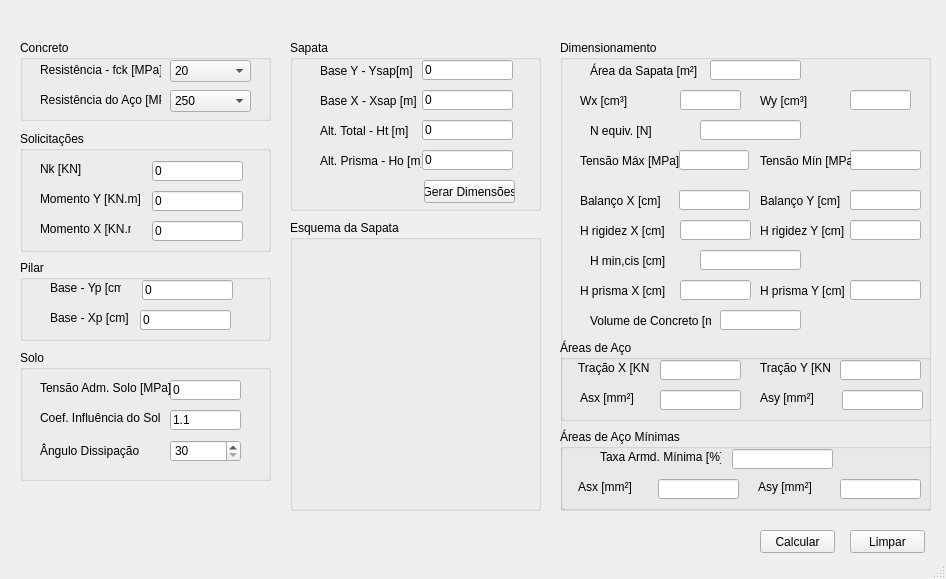
<?xml version="1.0" encoding="UTF-8"?>
<ui version="4.0">
 <class>MainWindow</class>
 <widget class="QMainWindow" name="MainWindow">
  <property name="geometry">
   <rect>
    <x>0</x>
    <y>0</y>
    <width>946</width>
    <height>579</height>
   </rect>
  </property>
  <property name="windowTitle">
   <string>MainWindow</string>
  </property>
  <widget class="QWidget" name="centralwidget">
   <widget class="QGroupBox" name="groupBox">
    <property name="geometry">
     <rect>
      <x>20</x>
      <y>40</y>
      <width>251</width>
      <height>81</height>
     </rect>
    </property>
    <property name="title">
     <string>Concreto</string>
    </property>
    <widget class="QLabel" name="label">
     <property name="geometry">
      <rect>
       <x>20</x>
       <y>20</y>
       <width>121</width>
       <height>20</height>
      </rect>
     </property>
     <property name="text">
      <string>Resistência - fck [MPa]</string>
     </property>
    </widget>
    <widget class="QComboBox" name="comboBox">
     <property name="geometry">
      <rect>
       <x>150</x>
       <y>20</y>
       <width>81</width>
       <height>22</height>
      </rect>
     </property>
     <item>
      <property name="text">
       <string>20</string>
      </property>
     </item>
     <item>
      <property name="text">
       <string>25</string>
      </property>
     </item>
     <item>
      <property name="text">
       <string>30</string>
      </property>
     </item>
     <item>
      <property name="text">
       <string>35</string>
      </property>
     </item>
     <item>
      <property name="text">
       <string>40</string>
      </property>
     </item>
     <item>
      <property name="text">
       <string>45</string>
      </property>
     </item>
     <item>
      <property name="text">
       <string>50</string>
      </property>
     </item>
    </widget>
    <widget class="QComboBox" name="comboBox_2">
     <property name="geometry">
      <rect>
       <x>150</x>
       <y>50</y>
       <width>81</width>
       <height>22</height>
      </rect>
     </property>
     <item>
      <property name="text">
       <string>250</string>
      </property>
     </item>
     <item>
      <property name="text">
       <string>500</string>
      </property>
     </item>
     <item>
      <property name="text">
       <string>600</string>
      </property>
     </item>
    </widget>
    <widget class="QLabel" name="label_2">
     <property name="geometry">
      <rect>
       <x>20</x>
       <y>50</y>
       <width>121</width>
       <height>20</height>
      </rect>
     </property>
     <property name="text">
      <string>Resistência do Aço [MPa]</string>
     </property>
    </widget>
   </widget>
   <widget class="QGroupBox" name="groupBox_3">
    <property name="geometry">
     <rect>
      <x>20</x>
      <y>131</y>
      <width>251</width>
      <height>121</height>
     </rect>
    </property>
    <property name="title">
     <string>Solicitações</string>
    </property>
    <widget class="QLabel" name="label_7">
     <property name="geometry">
      <rect>
       <x>20</x>
       <y>30</y>
       <width>101</width>
       <height>16</height>
      </rect>
     </property>
     <property name="text">
      <string>Nk [KN]</string>
     </property>
    </widget>
    <widget class="QLineEdit" name="lineEdit_3">
     <property name="geometry">
      <rect>
       <x>132</x>
       <y>30</y>
       <width>91</width>
       <height>20</height>
      </rect>
     </property>
     <property name="text">
      <string>0</string>
     </property>
    </widget>
    <widget class="QLabel" name="label_8">
     <property name="geometry">
      <rect>
       <x>20</x>
       <y>60</y>
       <width>101</width>
       <height>16</height>
      </rect>
     </property>
     <property name="text">
      <string>Momento Y [KN.m]</string>
     </property>
    </widget>
    <widget class="QLineEdit" name="lineEdit_4">
     <property name="geometry">
      <rect>
       <x>132</x>
       <y>60</y>
       <width>91</width>
       <height>20</height>
      </rect>
     </property>
     <property name="text">
      <string>0</string>
     </property>
    </widget>
    <widget class="QLabel" name="label_9">
     <property name="geometry">
      <rect>
       <x>20</x>
       <y>90</y>
       <width>91</width>
       <height>16</height>
      </rect>
     </property>
     <property name="text">
      <string>Momento X [KN.m]</string>
     </property>
    </widget>
    <widget class="QLineEdit" name="lineEdit_5">
     <property name="geometry">
      <rect>
       <x>132</x>
       <y>90</y>
       <width>91</width>
       <height>20</height>
      </rect>
     </property>
     <property name="text">
      <string>0</string>
     </property>
    </widget>
   </widget>
   <widget class="QGroupBox" name="groupBox_2">
    <property name="geometry">
     <rect>
      <x>20</x>
      <y>260</y>
      <width>251</width>
      <height>81</height>
     </rect>
    </property>
    <property name="title">
     <string>Pilar</string>
    </property>
    <widget class="QLabel" name="label_3">
     <property name="geometry">
      <rect>
       <x>30</x>
       <y>20</y>
       <width>71</width>
       <height>16</height>
      </rect>
     </property>
     <property name="text">
      <string>Base - Yp [cm]</string>
     </property>
    </widget>
    <widget class="QLineEdit" name="lineEdit">
     <property name="geometry">
      <rect>
       <x>122</x>
       <y>20</y>
       <width>91</width>
       <height>20</height>
      </rect>
     </property>
     <property name="text">
      <string>0</string>
     </property>
    </widget>
    <widget class="QLabel" name="label_4">
     <property name="geometry">
      <rect>
       <x>30</x>
       <y>50</y>
       <width>81</width>
       <height>16</height>
      </rect>
     </property>
     <property name="text">
      <string>Base - Xp [cm]</string>
     </property>
    </widget>
    <widget class="QLineEdit" name="lineEdit_2">
     <property name="geometry">
      <rect>
       <x>120</x>
       <y>50</y>
       <width>91</width>
       <height>20</height>
      </rect>
     </property>
     <property name="text">
      <string>0</string>
     </property>
    </widget>
   </widget>
   <widget class="QGroupBox" name="groupBox_4">
    <property name="geometry">
     <rect>
      <x>290</x>
      <y>40</y>
      <width>251</width>
      <height>171</height>
     </rect>
    </property>
    <property name="title">
     <string>Sapata</string>
    </property>
    <widget class="QLabel" name="label_5">
     <property name="geometry">
      <rect>
       <x>30</x>
       <y>50</y>
       <width>101</width>
       <height>21</height>
      </rect>
     </property>
     <property name="text">
      <string>Base X - Xsap [m]</string>
     </property>
    </widget>
    <widget class="QLineEdit" name="lineEdit_9">
     <property name="geometry">
      <rect>
       <x>132</x>
       <y>50</y>
       <width>91</width>
       <height>20</height>
      </rect>
     </property>
     <property name="text">
      <string>0</string>
     </property>
    </widget>
    <widget class="QLineEdit" name="lineEdit_10">
     <property name="geometry">
      <rect>
       <x>132</x>
       <y>20</y>
       <width>91</width>
       <height>20</height>
      </rect>
     </property>
     <property name="text">
      <string>0</string>
     </property>
    </widget>
    <widget class="QLabel" name="label_6">
     <property name="geometry">
      <rect>
       <x>30</x>
       <y>20</y>
       <width>101</width>
       <height>21</height>
      </rect>
     </property>
     <property name="text">
      <string>Base Y - Ysap[m]</string>
     </property>
    </widget>
    <widget class="QLabel" name="label_13">
     <property name="geometry">
      <rect>
       <x>30</x>
       <y>80</y>
       <width>91</width>
       <height>21</height>
      </rect>
     </property>
     <property name="text">
      <string>Alt. Total - Ht [m]</string>
     </property>
    </widget>
    <widget class="QLineEdit" name="lineEdit_11">
     <property name="geometry">
      <rect>
       <x>132</x>
       <y>80</y>
       <width>91</width>
       <height>20</height>
      </rect>
     </property>
     <property name="text">
      <string>0</string>
     </property>
    </widget>
    <widget class="QLineEdit" name="lineEdit_12">
     <property name="geometry">
      <rect>
       <x>132</x>
       <y>110</y>
       <width>91</width>
       <height>20</height>
      </rect>
     </property>
     <property name="text">
      <string>0</string>
     </property>
    </widget>
    <widget class="QLabel" name="label_14">
     <property name="geometry">
      <rect>
       <x>30</x>
       <y>110</y>
       <width>101</width>
       <height>21</height>
      </rect>
     </property>
     <property name="text">
      <string>Alt. Prisma - Ho [m]</string>
     </property>
    </widget>
    <widget class="QPushButton" name="pushButton">
     <property name="geometry">
      <rect>
       <x>134</x>
       <y>140</y>
       <width>91</width>
       <height>23</height>
      </rect>
     </property>
     <property name="text">
      <string>Gerar Dimensões</string>
     </property>
    </widget>
   </widget>
   <widget class="QGroupBox" name="groupBox_5">
    <property name="geometry">
     <rect>
      <x>290</x>
      <y>220</y>
      <width>251</width>
      <height>291</height>
     </rect>
    </property>
    <property name="title">
     <string>Esquema da Sapata</string>
    </property>
    <widget class="QLabel" name="label_15">
     <property name="geometry">
      <rect>
       <x>0</x>
       <y>20</y>
       <width>251</width>
       <height>181</height>
      </rect>
     </property>
     <property name="text">
      <string/>
     </property>
     <property name="pixmap">
      <pixmap>sapata_sup.png</pixmap>
     </property>
     <property name="scaledContents">
      <bool>true</bool>
     </property>
    </widget>
    <widget class="QLabel" name="label_16">
     <property name="geometry">
      <rect>
       <x>10</x>
       <y>200</y>
       <width>231</width>
       <height>81</height>
      </rect>
     </property>
     <property name="text">
      <string/>
     </property>
     <property name="pixmap">
      <pixmap>sapata_perfil.png</pixmap>
     </property>
     <property name="scaledContents">
      <bool>true</bool>
     </property>
    </widget>
   </widget>
   <widget class="QGroupBox" name="groupBox_6">
    <property name="geometry">
     <rect>
      <x>20</x>
      <y>350</y>
      <width>251</width>
      <height>131</height>
     </rect>
    </property>
    <property name="title">
     <string>Solo</string>
    </property>
    <widget class="QLabel" name="label_17">
     <property name="geometry">
      <rect>
       <x>20</x>
       <y>60</y>
       <width>121</width>
       <height>16</height>
      </rect>
     </property>
     <property name="text">
      <string>Coef. Influência do Solo</string>
     </property>
    </widget>
    <widget class="QLineEdit" name="lineEdit_13">
     <property name="geometry">
      <rect>
       <x>150</x>
       <y>60</y>
       <width>71</width>
       <height>20</height>
      </rect>
     </property>
     <property name="text">
      <string>1.1</string>
     </property>
    </widget>
    <widget class="QLabel" name="label_18">
     <property name="geometry">
      <rect>
       <x>20</x>
       <y>90</y>
       <width>111</width>
       <height>21</height>
      </rect>
     </property>
     <property name="text">
      <string>Ângulo Dissipação </string>
     </property>
    </widget>
    <widget class="QSpinBox" name="spinBox">
     <property name="geometry">
      <rect>
       <x>150</x>
       <y>90</y>
       <width>71</width>
       <height>22</height>
      </rect>
     </property>
     <property name="minimum">
      <number>30</number>
     </property>
     <property name="maximum">
      <number>50</number>
     </property>
    </widget>
    <widget class="QLineEdit" name="lineEdit_35">
     <property name="geometry">
      <rect>
       <x>150</x>
       <y>30</y>
       <width>71</width>
       <height>20</height>
      </rect>
     </property>
     <property name="text">
      <string>0</string>
     </property>
    </widget>
    <widget class="QLabel" name="label_40">
     <property name="geometry">
      <rect>
       <x>20</x>
       <y>30</y>
       <width>131</width>
       <height>16</height>
      </rect>
     </property>
     <property name="text">
      <string>Tensão Adm. Solo [MPa]</string>
     </property>
    </widget>
   </widget>
   <widget class="QGroupBox" name="groupBox_7">
    <property name="geometry">
     <rect>
      <x>560</x>
      <y>40</y>
      <width>371</width>
      <height>471</height>
     </rect>
    </property>
    <property name="title">
     <string>Dimensionamento</string>
    </property>
    <widget class="QLabel" name="label_19">
     <property name="geometry">
      <rect>
       <x>30</x>
       <y>20</y>
       <width>121</width>
       <height>21</height>
      </rect>
     </property>
     <property name="text">
      <string>Área da Sapata [m²]</string>
     </property>
    </widget>
    <widget class="QLineEdit" name="lineEdit_15">
     <property name="geometry">
      <rect>
       <x>150</x>
       <y>20</y>
       <width>91</width>
       <height>20</height>
      </rect>
     </property>
    </widget>
    <widget class="QLabel" name="label_20">
     <property name="geometry">
      <rect>
       <x>20</x>
       <y>50</y>
       <width>51</width>
       <height>21</height>
      </rect>
     </property>
     <property name="text">
      <string>Wx [cm³]</string>
     </property>
    </widget>
    <widget class="QLineEdit" name="lineEdit_16">
     <property name="geometry">
      <rect>
       <x>120</x>
       <y>50</y>
       <width>61</width>
       <height>20</height>
      </rect>
     </property>
     <property name="text">
      <string/>
     </property>
    </widget>
    <widget class="QLineEdit" name="lineEdit_17">
     <property name="geometry">
      <rect>
       <x>290</x>
       <y>50</y>
       <width>61</width>
       <height>20</height>
      </rect>
     </property>
     <property name="text">
      <string/>
     </property>
    </widget>
    <widget class="QLabel" name="label_21">
     <property name="geometry">
      <rect>
       <x>200</x>
       <y>50</y>
       <width>51</width>
       <height>21</height>
      </rect>
     </property>
     <property name="text">
      <string>Wy [cm³]</string>
     </property>
    </widget>
    <widget class="QLineEdit" name="lineEdit_18">
     <property name="geometry">
      <rect>
       <x>140</x>
       <y>80</y>
       <width>101</width>
       <height>20</height>
      </rect>
     </property>
     <property name="text">
      <string/>
     </property>
    </widget>
    <widget class="QLabel" name="label_22">
     <property name="geometry">
      <rect>
       <x>30</x>
       <y>80</y>
       <width>81</width>
       <height>21</height>
      </rect>
     </property>
     <property name="text">
      <string>N equiv. [N]</string>
     </property>
    </widget>
    <widget class="QLabel" name="label_23">
     <property name="geometry">
      <rect>
       <x>20</x>
       <y>110</y>
       <width>121</width>
       <height>21</height>
      </rect>
     </property>
     <property name="text">
      <string>Tensão Máx [MPa]</string>
     </property>
    </widget>
    <widget class="QLineEdit" name="lineEdit_19">
     <property name="geometry">
      <rect>
       <x>119</x>
       <y>110</y>
       <width>70</width>
       <height>20</height>
      </rect>
     </property>
     <property name="text">
      <string/>
     </property>
    </widget>
    <widget class="QLineEdit" name="lineEdit_20">
     <property name="geometry">
      <rect>
       <x>290</x>
       <y>110</y>
       <width>71</width>
       <height>20</height>
      </rect>
     </property>
     <property name="text">
      <string/>
     </property>
    </widget>
    <widget class="QLabel" name="label_24">
     <property name="geometry">
      <rect>
       <x>200</x>
       <y>110</y>
       <width>91</width>
       <height>21</height>
      </rect>
     </property>
     <property name="text">
      <string>Tensão Mín [MPa]</string>
     </property>
    </widget>
    <widget class="QLabel" name="label_25">
     <property name="geometry">
      <rect>
       <x>20</x>
       <y>150</y>
       <width>91</width>
       <height>21</height>
      </rect>
     </property>
     <property name="text">
      <string>Balanço X [cm]</string>
     </property>
    </widget>
    <widget class="QLineEdit" name="lineEdit_21">
     <property name="geometry">
      <rect>
       <x>119</x>
       <y>150</y>
       <width>71</width>
       <height>20</height>
      </rect>
     </property>
     <property name="text">
      <string/>
     </property>
    </widget>
    <widget class="QLineEdit" name="lineEdit_22">
     <property name="geometry">
      <rect>
       <x>290</x>
       <y>150</y>
       <width>71</width>
       <height>20</height>
      </rect>
     </property>
     <property name="text">
      <string/>
     </property>
    </widget>
    <widget class="QLabel" name="label_26">
     <property name="geometry">
      <rect>
       <x>200</x>
       <y>150</y>
       <width>81</width>
       <height>21</height>
      </rect>
     </property>
     <property name="text">
      <string>Balanço Y [cm]</string>
     </property>
    </widget>
    <widget class="QLineEdit" name="lineEdit_23">
     <property name="geometry">
      <rect>
       <x>120</x>
       <y>180</y>
       <width>71</width>
       <height>20</height>
      </rect>
     </property>
     <property name="text">
      <string/>
     </property>
    </widget>
    <widget class="QLabel" name="label_27">
     <property name="geometry">
      <rect>
       <x>20</x>
       <y>180</y>
       <width>91</width>
       <height>21</height>
      </rect>
     </property>
     <property name="text">
      <string>H rigidez X [cm]</string>
     </property>
    </widget>
    <widget class="QLineEdit" name="lineEdit_24">
     <property name="geometry">
      <rect>
       <x>290</x>
       <y>180</y>
       <width>71</width>
       <height>20</height>
      </rect>
     </property>
     <property name="text">
      <string/>
     </property>
    </widget>
    <widget class="QLabel" name="label_28">
     <property name="geometry">
      <rect>
       <x>200</x>
       <y>180</y>
       <width>91</width>
       <height>21</height>
      </rect>
     </property>
     <property name="text">
      <string>H rigidez Y [cm]</string>
     </property>
    </widget>
    <widget class="QLabel" name="label_29">
     <property name="geometry">
      <rect>
       <x>30</x>
       <y>210</y>
       <width>121</width>
       <height>21</height>
      </rect>
     </property>
     <property name="text">
      <string>H min,cis [cm]</string>
     </property>
    </widget>
    <widget class="QLineEdit" name="lineEdit_25">
     <property name="geometry">
      <rect>
       <x>140</x>
       <y>210</y>
       <width>101</width>
       <height>20</height>
      </rect>
     </property>
     <property name="text">
      <string/>
     </property>
    </widget>
    <widget class="QLineEdit" name="lineEdit_26">
     <property name="geometry">
      <rect>
       <x>120</x>
       <y>240</y>
       <width>71</width>
       <height>20</height>
      </rect>
     </property>
     <property name="text">
      <string/>
     </property>
    </widget>
    <widget class="QLabel" name="label_30">
     <property name="geometry">
      <rect>
       <x>20</x>
       <y>240</y>
       <width>91</width>
       <height>21</height>
      </rect>
     </property>
     <property name="text">
      <string>H prisma X [cm]</string>
     </property>
    </widget>
    <widget class="QLabel" name="label_31">
     <property name="geometry">
      <rect>
       <x>30</x>
       <y>270</y>
       <width>121</width>
       <height>21</height>
      </rect>
     </property>
     <property name="text">
      <string>Volume de Concreto [m³]</string>
     </property>
    </widget>
    <widget class="QLineEdit" name="lineEdit_27">
     <property name="geometry">
      <rect>
       <x>160</x>
       <y>270</y>
       <width>81</width>
       <height>20</height>
      </rect>
     </property>
     <property name="text">
      <string/>
     </property>
    </widget>
    <widget class="QLabel" name="label_32">
     <property name="geometry">
      <rect>
       <x>200</x>
       <y>240</y>
       <width>91</width>
       <height>21</height>
      </rect>
     </property>
     <property name="text">
      <string>H prisma Y [cm]</string>
     </property>
    </widget>
    <widget class="QLineEdit" name="lineEdit_28">
     <property name="geometry">
      <rect>
       <x>290</x>
       <y>240</y>
       <width>71</width>
       <height>20</height>
      </rect>
     </property>
     <property name="text">
      <string/>
     </property>
    </widget>
    <widget class="QGroupBox" name="groupBox_8">
     <property name="geometry">
      <rect>
       <x>0</x>
       <y>300</y>
       <width>381</width>
       <height>81</height>
      </rect>
     </property>
     <property name="title">
      <string>Áreas de Aço</string>
     </property>
     <widget class="QLabel" name="label_33">
      <property name="geometry">
       <rect>
        <x>18</x>
        <y>20</y>
        <width>71</width>
        <height>16</height>
       </rect>
      </property>
      <property name="text">
       <string>Tração X [KN]</string>
      </property>
     </widget>
     <widget class="QLineEdit" name="lineEdit_14">
      <property name="geometry">
       <rect>
        <x>100</x>
        <y>20</y>
        <width>81</width>
        <height>20</height>
       </rect>
      </property>
     </widget>
     <widget class="QLineEdit" name="lineEdit_29">
      <property name="geometry">
       <rect>
        <x>280</x>
        <y>20</y>
        <width>81</width>
        <height>20</height>
       </rect>
      </property>
     </widget>
     <widget class="QLabel" name="label_34">
      <property name="geometry">
       <rect>
        <x>200</x>
        <y>20</y>
        <width>71</width>
        <height>16</height>
       </rect>
      </property>
      <property name="text">
       <string>Tração Y [KN]</string>
      </property>
     </widget>
     <widget class="QLineEdit" name="lineEdit_30">
      <property name="geometry">
       <rect>
        <x>100</x>
        <y>50</y>
        <width>81</width>
        <height>20</height>
       </rect>
      </property>
     </widget>
     <widget class="QLabel" name="label_35">
      <property name="geometry">
       <rect>
        <x>20</x>
        <y>50</y>
        <width>71</width>
        <height>16</height>
       </rect>
      </property>
      <property name="text">
       <string>Asx [mm²]</string>
      </property>
     </widget>
     <widget class="QLineEdit" name="lineEdit_31">
      <property name="geometry">
       <rect>
        <x>282</x>
        <y>50</y>
        <width>81</width>
        <height>20</height>
       </rect>
      </property>
     </widget>
     <widget class="QLabel" name="label_36">
      <property name="geometry">
       <rect>
        <x>200</x>
        <y>50</y>
        <width>71</width>
        <height>16</height>
       </rect>
      </property>
      <property name="text">
       <string>Asy [mm²]</string>
      </property>
     </widget>
    </widget>
    <widget class="QGroupBox" name="groupBox_9">
     <property name="geometry">
      <rect>
       <x>0</x>
       <y>389</y>
       <width>381</width>
       <height>81</height>
      </rect>
     </property>
     <property name="title">
      <string>Áreas de Aço Mínimas</string>
     </property>
     <widget class="QLabel" name="label_37">
      <property name="geometry">
       <rect>
        <x>40</x>
        <y>20</y>
        <width>121</width>
        <height>16</height>
       </rect>
      </property>
      <property name="text">
       <string>Taxa Armd. Mínima [%]</string>
      </property>
     </widget>
     <widget class="QLineEdit" name="lineEdit_32">
      <property name="geometry">
       <rect>
        <x>172</x>
        <y>20</y>
        <width>101</width>
        <height>20</height>
       </rect>
      </property>
     </widget>
     <widget class="QLineEdit" name="lineEdit_33">
      <property name="geometry">
       <rect>
        <x>98</x>
        <y>50</y>
        <width>81</width>
        <height>20</height>
       </rect>
      </property>
     </widget>
     <widget class="QLabel" name="label_38">
      <property name="geometry">
       <rect>
        <x>198</x>
        <y>50</y>
        <width>71</width>
        <height>16</height>
       </rect>
      </property>
      <property name="text">
       <string>Asy [mm²]</string>
      </property>
     </widget>
     <widget class="QLabel" name="label_39">
      <property name="geometry">
       <rect>
        <x>18</x>
        <y>50</y>
        <width>71</width>
        <height>16</height>
       </rect>
      </property>
      <property name="text">
       <string>Asx [mm²]</string>
      </property>
     </widget>
     <widget class="QLineEdit" name="lineEdit_34">
      <property name="geometry">
       <rect>
        <x>280</x>
        <y>50</y>
        <width>81</width>
        <height>20</height>
       </rect>
      </property>
     </widget>
    </widget>
   </widget>
   <widget class="QPushButton" name="pushButton_7">
    <property name="geometry">
     <rect>
      <x>850</x>
      <y>530</y>
      <width>75</width>
      <height>23</height>
     </rect>
    </property>
    <property name="text">
     <string>Limpar</string>
    </property>
   </widget>
   <widget class="QPushButton" name="pushButton_6">
    <property name="geometry">
     <rect>
      <x>760</x>
      <y>530</y>
      <width>75</width>
      <height>23</height>
     </rect>
    </property>
    <property name="text">
     <string>Calcular</string>
    </property>
   </widget>
   <widget class="QLabel" name="label_63">
    <property name="geometry">
     <rect>
      <x>800</x>
      <y>0</y>
      <width>131</width>
      <height>51</height>
     </rect>
    </property>
    <property name="text">
     <string/>
    </property>
    <property name="pixmap">
     <pixmap>navier_logo_mini_alt.png</pixmap>
    </property>
   </widget>
  </widget>
  <widget class="QMenuBar" name="menubar">
   <property name="geometry">
    <rect>
     <x>0</x>
     <y>0</y>
     <width>946</width>
     <height>21</height>
    </rect>
   </property>
  </widget>
  <widget class="QStatusBar" name="statusbar"/>
 </widget>
 <resources/>
 <connections/>
</ui>
